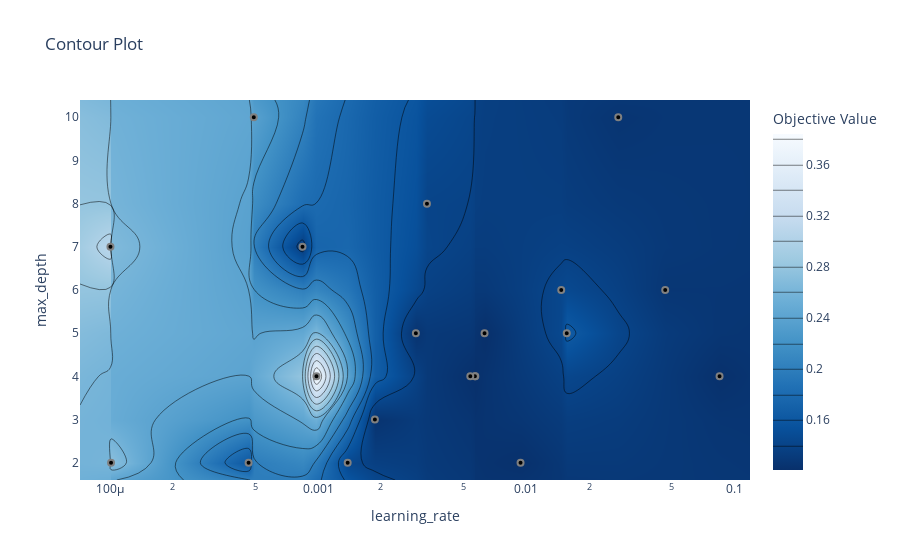

Notebook code cell kept with this figure:
### Code cell
from optuna.visualization import plot_contour
plot_contour(study, params=["learning_rate", "max_depth"])

### Figure 1 — Plotly figure (JSON) as saved in the notebook; plotly's stock layout.template omitted (floating-point values rounded to 4 significant figures; data arrays with more than 128 entries replaced by an {"elided": "..."} marker saying what was removed)
{"data": [{"colorbar": {"title": {"text": "Objective Value"}}, "colorscale": [[0, "rgb(247,251,255)"], [0.125, "rgb(222,235,247)"], [0.25, "rgb(198,219,239)"], [0.375, "rgb(158,202,225)"], [0.5, "rgb(107,174,214)"], [0.625, "rgb(66,146,198)"], [0.75, "rgb(33,113,181)"], [0.875, "rgb(8,81,156)"], [1, "rgb(8,48,107)"]], "connectgaps": true, "contours": {"coloring": "heatmap"}, "hoverinfo": "none", "line": {"smoothing": 1.3}, "reversescale": true, "type": "contour", "x": [7.183e-05, 0.0001006, 0.0001012, 0.0004633, 0.0004907, 0.000841, 0.0009814, 0.001386, 0.001872, 0.002946, 0.00333, 0.005378, 0.005658, 0.005685, 0.006295, 0.009373, 0.0147, 0.01562, 0.02762, 0.04641, 0.08464, 0.1185], "y": [1.6, 2, 3, 4, 5, 6, 7, 8, 10, 10.4], "z": {"elided": "10x22 float values"}}, {"marker": {"color": "black", "line": {"color": "Gray", "width": 2}}, "mode": "markers", "name": "Feasible Trial", "showlegend": false, "type": "scatter", "x": [0.001872, 0.02762, 0.0147, 0.0001006, 0.01562, 0.0004633, 0.0001012, 0.04641, 0.009373, 0.001386, 0.005685, 0.005658, 0.005378, 0.08464, 0.00333, 0.0009814, 0.006295, 0.000841, 0.002946, 0.0004907], "y": [3, 10, 6, 7, 5, 2, 2, 6, 2, 2, 4, 4, 4, 4, 8, 4, 5, 7, 5, 10]}, {"marker": {"color": "#cccccc", "line": {"color": "Gray", "width": 2}}, "mode": "markers", "name": "Infeasible Trial", "showlegend": false, "type": "scatter", "x": [], "y": []}], "layout": {"title": {"text": "Contour Plot"}, "xaxis": {"range": [-4.144, -0.9262], "title": {"text": "learning_rate"}, "type": "log"}, "yaxis": {"range": [1.6, 10.4], "title": {"text": "max_depth"}}}}
